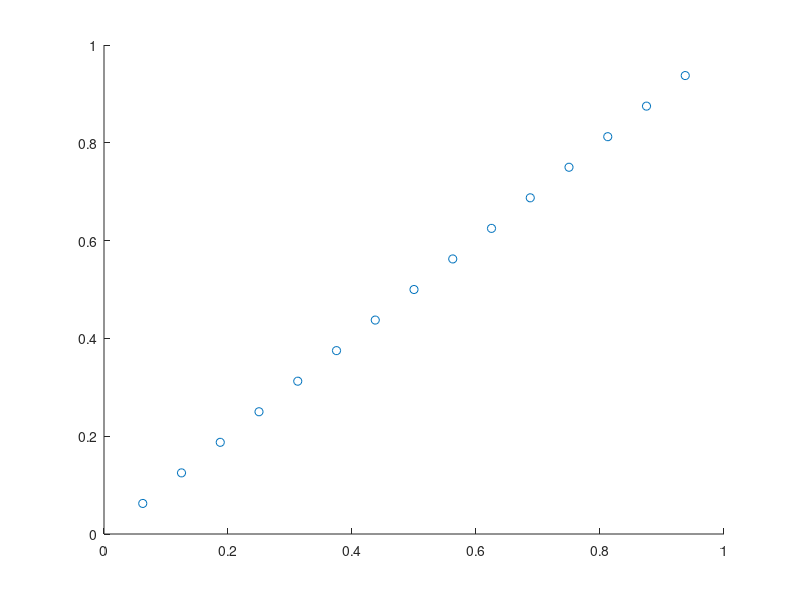

Write the MATLAB code that produced this figure.
curr_v_val = zeros(14,1);
curr_v_val(1)=6.2500000e-2+1i*0
curr_v_val(2)=1.2500000e-1+1i*0
curr_v_val(3)=1.8750000e-1+1i*0
curr_v_val(4)=2.5000000e-1+1i*0
curr_v_val(5)=3.1250000e-1+1i*0
curr_v_val(6)=3.7500000e-1+1i*0
curr_v_val(7)=4.3750000e-1+1i*0
curr_v_val(8)=5.6250000e-1+1i*0
curr_v_val(9)=6.2500000e-1+1i*0
curr_v_val(10)=6.8750000e-1+1i*0
curr_v_val(11)=7.5000000e-1+1i*0
curr_v_val(12)=8.1250000e-1+1i*0
curr_v_val(13)=8.7500000e-1+1i*0
curr_v_val(14)=9.3750000e-1+1i*0
curr_v_val(15)=0.5;
scatter(curr_v_val,curr_v_val);
